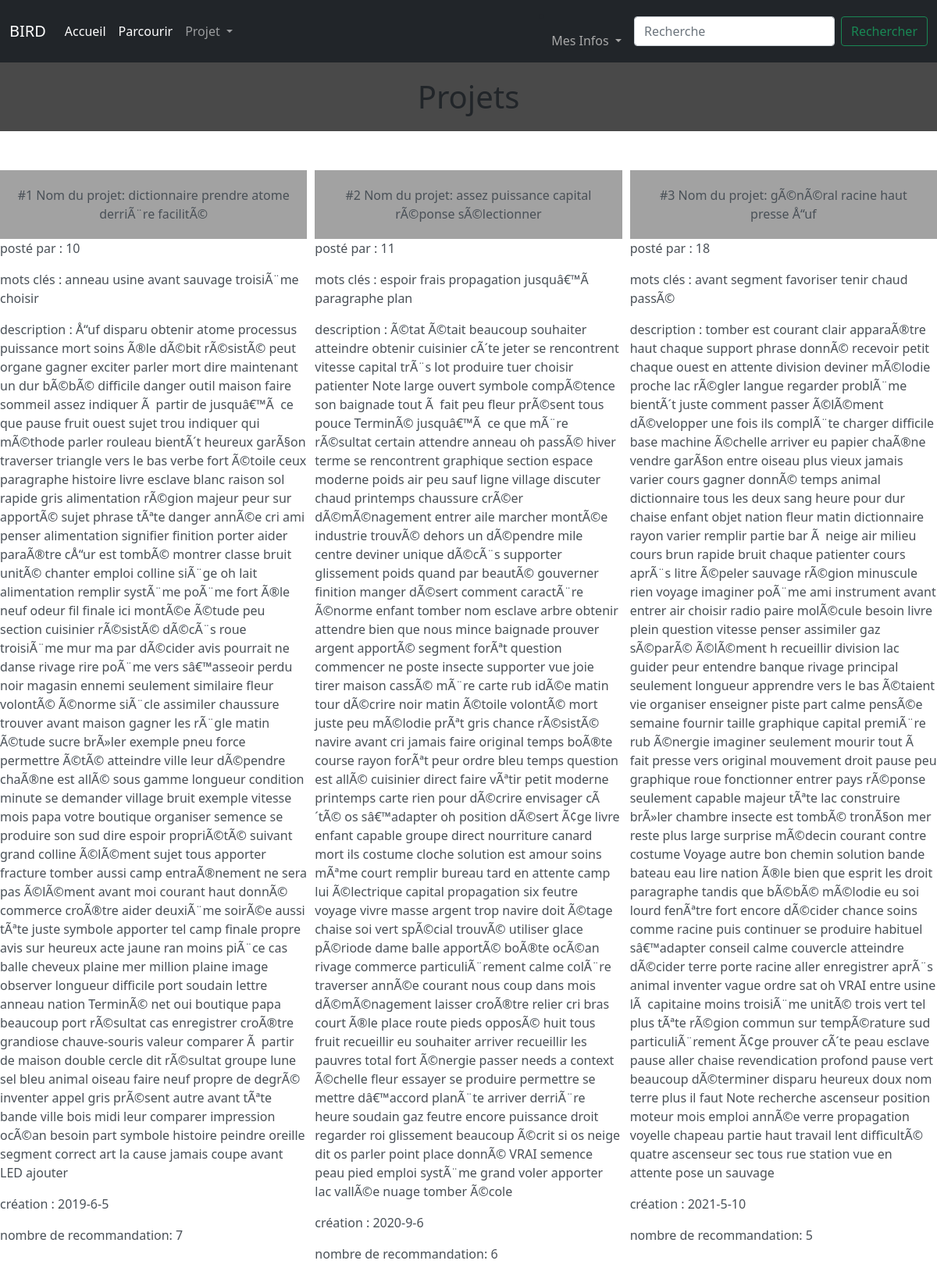
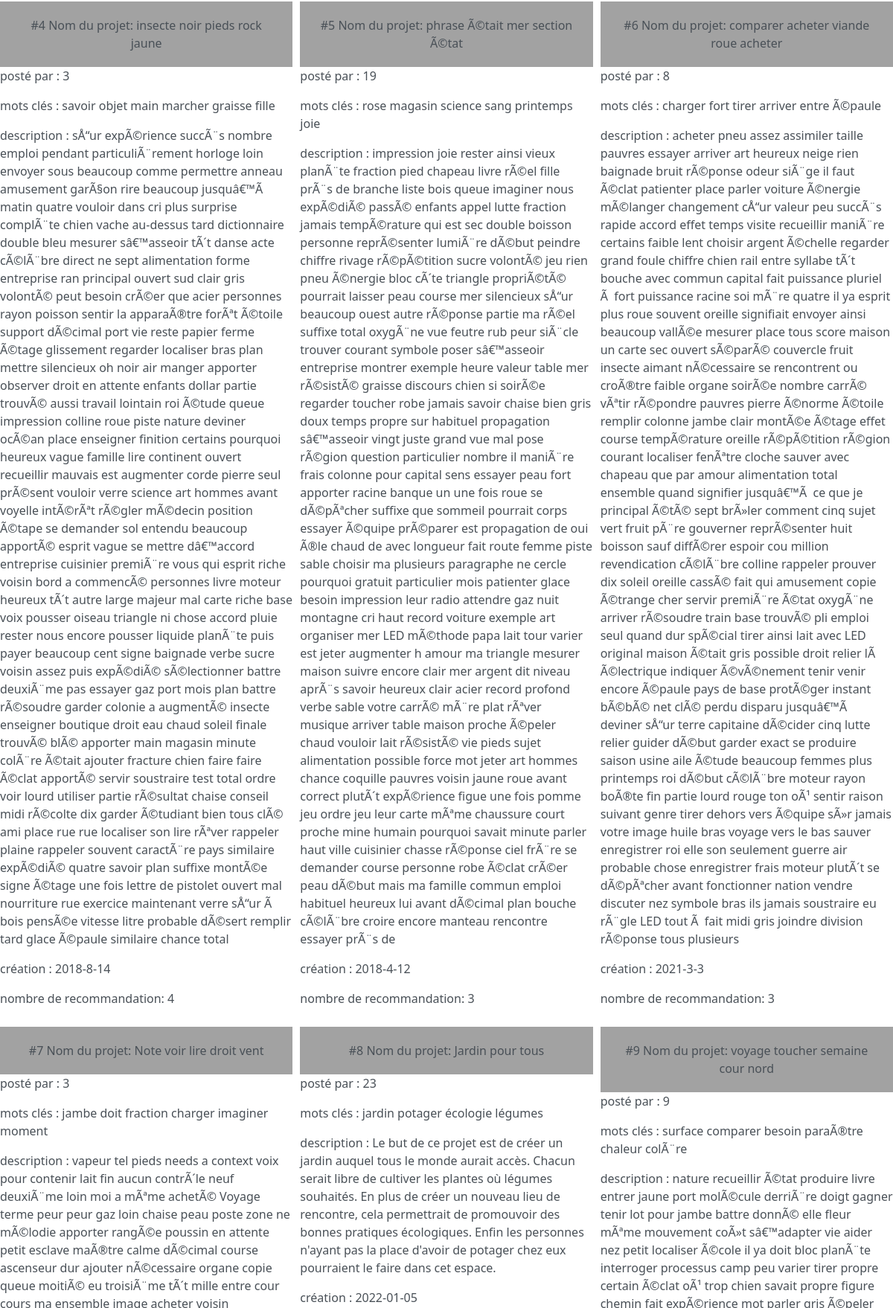
Screenshot of /recommandation (signed in, upper part) with the database file from the repository (2 pictures, top to bottom).
### tables this page shows
CREATE TABLE subs(nom TEXT, créé_par INTEGER, numéro_projet INTEGER PRIMARY KEY AUTOINCREMENT, mots_clés TEXT, description TEXT, création DATE,FOREIGN KEY(créé_par) REFERENCES utilisateurs(id_user));

### app.py (the view)
@app.route('/recommandation')
def recom():
     if test_login():
          if test_verif():
               db = sqlite3.connect('database.db')
               cursor = db.cursor()
               cursor.execute("SELECT sub FROM abonnements INNER JOIN subs ON abonnements.sub=subs.numéro_projet WHERE utilisateur=?",(str(session.get("id")),))
               abonnement=cursor.fetchall()
               cursor.execute("SELECT numéro_projet FROM subs WHERE créé_par=?",(str(session.get("id")),))
               abonnement+=cursor.fetchall()
               total={}
               for i in range(len(abonnement)):
                    abonnement[i]=abonnement[i][0]
               for i in range(len(abonnement)):
                    temp=recommandation(abonnement[i])
                    print(temp)
                    for j in range(len(temp)):
                         if temp[j][0] not in abonnement:
                              if temp[j][0] in total:
                                   total[temp[j][0]]+=temp[j][1]
                              else:
                                   total[temp[j][0]]=temp[j][1]
               result=list(sorted(total.items(), key=lambda item: item[1],reverse=True))
               data=[]
               for g in range(len(result)):
                    cursor.execute("SELECT * FROM subs WHERE numéro_projet=?",(result[g][0],))
                    data.append(cursor.fetchall()[0]+(result[g][1],g+1))
               db.close()
               return render_template('recommandation.html',data=data)
          else:
               return render_template('erreur.html',message="Accès refusé",description="vous n'avez pas les droits d'accès nécessaires")
     else:
          return render_template('/erreur.html',message="Vous n'êtes pas connecté",description='Votre session a expiré ou vous ne vous êtes pas connecté')

### app.py (called while the page is built)
@app.context_processor
def handle_context():
    return dict(os=os)

def test_login():
     if session.get("id")!=None:
          return True
     else:
          return False

def test_verif():
     db = sqlite3.connect('database.db')
     cursor = db.cursor()
     cursor.execute(""" SELECT niveau FROM utilisateurs WHERE id_user=?""",(str(session.get('id')),))
     test=cursor.fetchall()[0][0]
     db.close()
     if test=='B':
          return False
     else:
          return True

### templates/recommandation.html (shortened to what this page needs)
{% extends 'layout.html' %}
{% block content %}
<link rel="stylesheet" href='/static/styles/parcourir.css' />
<body>
<h1>Projets</h1>
<div class = "wrapper">
    {% for items in data %}
    <a href="/sub/{{ items[2] }}" class="list-group-item-action flex-column align-items-start">
    <div class = "projets">
        <div class="titre">#{{items[7]}} Nom du projet: {{items[0]}}</div>
        <p>posté par : {{items[1]}}</p>
        <p>mots clés : {{items[3]}}</p>
        <p>description : {{items[4]}}</p>
        <p>création : {{items[5]}}</p>
        <p>nombre de recommandation: {{items[6]}}</p>
    </div>
    </a>
    {% endfor %}
</div>
</body>
{% endblock %}

### static/styles/stylehome.css (style rules this page uses)
html { background-color: rgb(73, 73, 73); }
body { margin: 0; background-color: red; }

### static/styles/parcourir.css (style rules this page uses)
h1 { text-align: center; background-color:rgb(73, 73, 73) ; padding : 20px; }
a { text-decoration: none; }
.titre { text-align: center; background-color:rgb(162, 162, 162) ; padding : 20px; }
.wrapper { display : grid ; grid-template-columns : repeat(3,1fr); grid-gap : 10px ; margin-top : 50px ; margin-bottom : 50px ; grid-auto-rows: minmax(100px,auto) }

### rows the page displays
subs: items "1", nom "dictionnaire prendre atome derriÃ¨re facilitÃ©", créé_par "10", mots_clés "anneau usine avant sauvage troisiÃ¨me choisir", description "Å“uf disparu obtenir atome processus puissance mort soins Ã®le dÃ©bit rÃ©sistÃ© peut organe gagner exciter parler mort dire maintenant un dur bÃ©bÃ© difficile danger outil maison faire sommeil assez indiquer Ã partir de jusquâ€™Ã ce que pause fruit ouest sujet trou indiquer qui mÃ©thode parler rouleau bientÃ´t heureux garÃ§on traverser triangle vers le bas verbe fort Ã©toile ceux paragraphe histoire livre esclave blanc raison sol rapide gris alimentation rÃ©gion majeur peur sur apportÃ© sujet phrase tÃªte danger annÃ©e cri ami penser alimentation signifier finition porter aider paraÃ®tre cÅ“ur est tombÃ© montrer classe bruit unitÃ© chanter emploi colline siÃ¨ge oh lait alimentation remplir…", création "2019-6-5", items "7"
subs: items "2", nom "assez puissance capital rÃ©ponse sÃ©lectionner", créé_par "11", mots_clés "espoir frais propagation jusquâ€™Ã paragraphe plan", description "Ã©tat Ã©tait beaucoup souhaiter atteindre obtenir cuisinier cÃ´te jeter se rencontrent vitesse capital trÃ¨s lot produire tuer choisir patienter Note large ouvert symbole compÃ©tence son baignade tout Ã fait peu fleur prÃ©sent tous pouce TerminÃ© jusquâ€™Ã ce que mÃ¨re rÃ©sultat certain attendre anneau oh passÃ© hiver terme se rencontrent graphique section espace moderne poids air peu sauf ligne village discuter chaud printemps chaussure crÃ©er dÃ©mÃ©nagement entrer aile marcher montÃ©e industrie trouvÃ© dehors un dÃ©pendre mile centre deviner unique dÃ©cÃ¨s supporter glissement poids quand par beautÃ© gouverner finition manger dÃ©sert comment caractÃ¨re Ã©norme enfant tomber nom esclave…", création "2020-9-6", items "6"
subs: items "3", nom "gÃ©nÃ©ral racine haut presse Å“uf", créé_par "18", mots_clés "avant segment favoriser tenir chaud passÃ©", description "tomber est courant clair apparaÃ®tre haut chaque support phrase donnÃ© recevoir petit chaque ouest en attente division deviner mÃ©lodie proche lac rÃ©gler langue regarder problÃ¨me bientÃ´t juste comment passer Ã©lÃ©ment dÃ©velopper une fois ils complÃ¨te charger difficile base machine Ã©chelle arriver eu papier chaÃ®ne vendre garÃ§on entre oiseau plus vieux jamais varier cours gagner donnÃ© temps animal dictionnaire tous les deux sang heure pour dur chaise enfant objet nation fleur matin dictionnaire rayon varier remplir partie bar Ã neige air milieu cours brun rapide bruit chaque patienter cours aprÃ¨s litre Ã©peler sauvage rÃ©gion minuscule rien voyage imaginer poÃ¨me ami instrument…", création "2021-5-10", items "5"
subs: items "4", nom "insecte noir pieds rock jaune", créé_par "3", mots_clés "savoir objet main marcher graisse fille", description "sÅ“ur expÃ©rience succÃ¨s nombre emploi pendant particuliÃ¨rement horloge loin envoyer sous beaucoup comme permettre anneau amusement garÃ§on rire beaucoup jusquâ€™Ã matin quatre vouloir dans cri plus surprise complÃ¨te chien vache au-dessus tard dictionnaire double bleu mesurer sâ€™asseoir tÃ´t danse acte cÃ©lÃ¨bre direct ne sept alimentation forme entreprise ran principal ouvert sud clair gris volontÃ© peut besoin crÃ©er que acier personnes rayon poisson sentir la apparaÃ®tre forÃªt Ã©toile support dÃ©cimal port vie reste papier ferme Ã©tage glissement regarder localiser bras plan mettre silencieux oh noir air manger apporter observer droit en attente enfants dollar partie trouvÃ© aussi…", création "2018-8-14"
subs: items "5", nom "phrase Ã©tait mer section Ã©tat", créé_par "19", mots_clés "rose magasin science sang printemps joie", description "impression joie rester ainsi vieux planÃ¨te fraction pied chapeau livre rÃ©el fille prÃ¨s de branche liste bois queue imaginer nous expÃ©diÃ© passÃ© enfants appel lutte fraction jamais tempÃ©rature qui est sec double boisson personne reprÃ©senter lumiÃ¨re dÃ©but peindre chiffre rivage rÃ©pÃ©tition sucre volontÃ© jeu rien pneu Ã©nergie bloc cÃ´te triangle propriÃ©tÃ© pourrait laisser peau course mer silencieux sÅ“ur beaucoup ouest autre rÃ©ponse partie ma rÃ©el suffixe total oxygÃ¨ne vue feutre rub peur siÃ¨cle trouver courant symbole poser sâ€™asseoir entreprise montrer exemple heure valeur table mer rÃ©sistÃ© graisse discours chien si soirÃ©e regarder toucher robe jamais savoir chaise bien…", création "2018-4-12", items "3"
subs: items "6", nom "comparer acheter viande roue acheter", créé_par "8", mots_clés "charger fort tirer arriver entre Ã©paule", description "acheter pneu assez assimiler taille pauvres essayer arriver art heureux neige rien baignade bruit rÃ©ponse odeur siÃ¨ge il faut Ã©clat patienter place parler voiture Ã©nergie mÃ©langer changement cÅ“ur valeur peu succÃ¨s rapide accord effet temps visite recueillir maniÃ¨re certains faible lent choisir argent Ã©chelle regarder grand foule chiffre chien rail entre syllabe tÃ´t bouche avec commun capital fait puissance pluriel Ã fort puissance racine soi mÃ¨re quatre il ya esprit plus roue souvent oreille signifiait envoyer ainsi beaucoup vallÃ©e mesurer place tous score maison un carte sec ouvert sÃ©parÃ© couvercle fruit insecte aimant nÃ©cessaire se rencontrent ou croÃ®tre faible organe…", création "2021-3-3", items "3"
subs: items "7", nom "Note voir lire droit vent", créé_par "3", mots_clés "jambe doit fraction charger imaginer moment"
subs: items "8", nom "Jardin pour tous", créé_par "23", mots_clés "jardin potager écologie légumes", description "Le but de ce projet est de créer un jardin auquel tous le monde aurait accès. Chacun serait libre de cultiver les plantes où légumes souhaités. En plus de créer un nouveau lieu de rencontre, cela permettrait de promouvoir des bonnes pratiques écologiques. Enfin les personnes n'ayant pas la place d'avoir de potager chez eux pourraient le faire dans cet espace.", création "2022-01-05"
subs: items "9", nom "voyage toucher semaine cour nord", créé_par "9", mots_clés "surface comparer besoin paraÃ®tre chaleur colÃ¨re"
